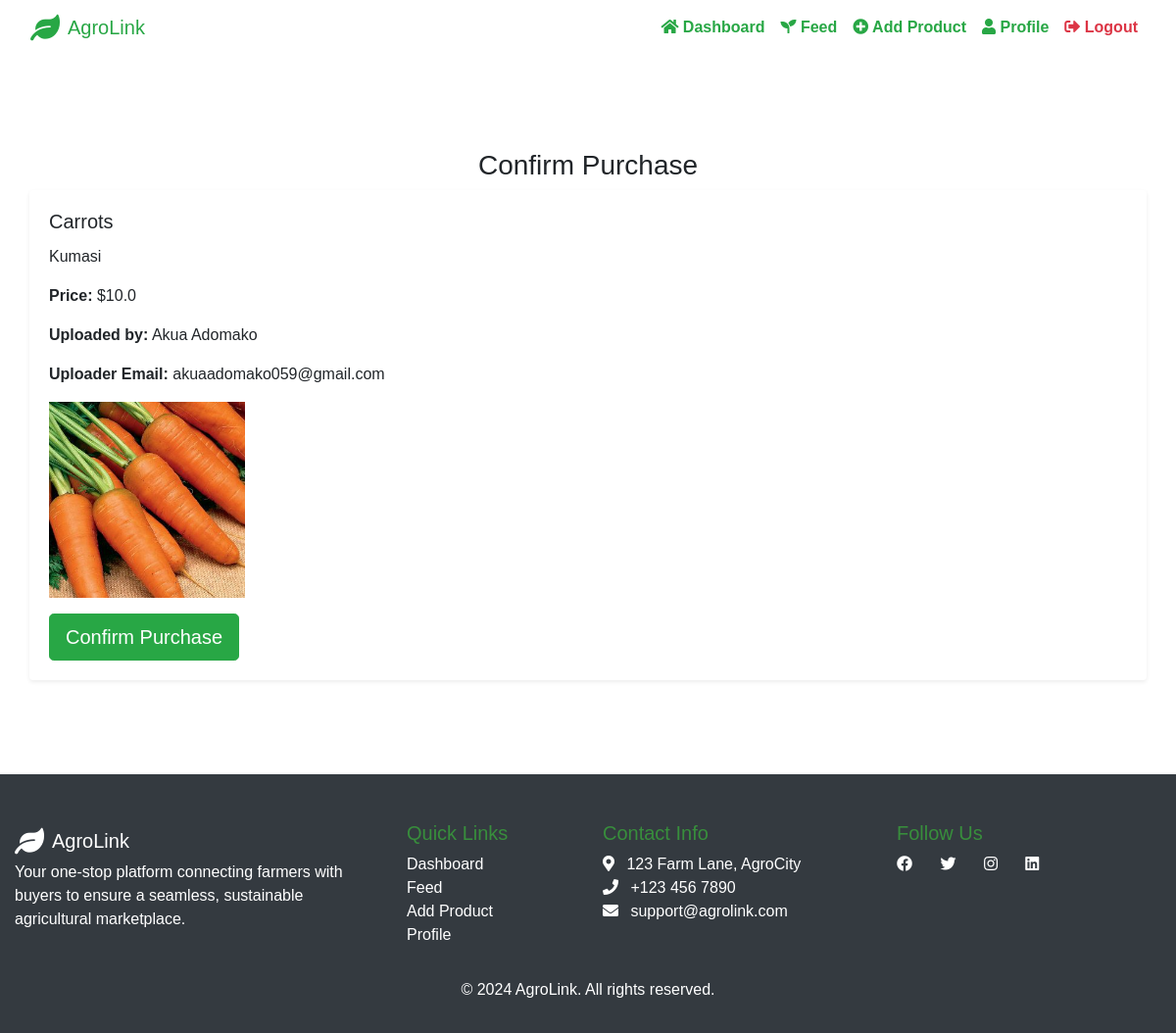
/buy/1, run on the app's committed database.
### tables this page shows
CREATE TABLE products (
                            id INTEGER PRIMARY KEY AUTOINCREMENT,
                            name TEXT NOT NULL,
                            description TEXT NOT NULL,
                            price REAL NOT NULL,
                            added_by TEXT NOT NULL,
                            image_filename TEXT,
                            created_at TIMESTAMP DEFAULT CURRENT_TIMESTAMP
                        );

CREATE TABLE users (
                            id INTEGER PRIMARY KEY AUTOINCREMENT,
                            full_name TEXT NOT NULL,
                            email TEXT NOT NULL UNIQUE,
                            password TEXT NOT NULL,
                            created_at TIMESTAMP DEFAULT CURRENT_TIMESTAMP
                        );

### app.py (the view)
@app.route('/buy/<int:product_id>', methods=['GET', 'POST'])
def buy_product(product_id):
    conn = get_db_connection()
    product = conn.execute('SELECT p.id, p.name, p.description, p.price, p.image_filename, p.added_by, u.full_name, u.email '
                            'FROM products p JOIN users u ON p.added_by = u.email WHERE p.id = ?',
                            (product_id,)).fetchone()
    if not product:
        conn.close()
        flash('Product not found', 'danger')
        return redirect(url_for('feed'))
    if request.method == 'POST':
        uploader_email = product['email']
        conn.close()
        return redirect(f"mailto:{uploader_email}")
    conn.close()
    return render_template('buy.html', product=product, form=FlaskForm())

### app.py (called while the page is built)
def get_db_connection():
    try:
        conn = sqlite3.connect('users.db')
        conn.row_factory = sqlite3.Row
        return conn
    except sqlite3.Error as e:
        print(f"Database connection error: {e}")
        return None

### templates/buy.html (shortened to what this page needs)
{% extends "base_logged_in.html" %}
{% block content %}
<section id="buy-confirmation" class="py-5">
    <div class="container">
        <h3 class="text-center">Confirm Purchase</h3>
        <div class="card shadow-sm border-0">
            <div class="card-body">
                <h5 class="card-title">{{ product['name'] }}</h5>
                <p class="card-text">{{ product['description'] }}</p>
                <p class="card-text"><strong>Price:</strong> ${{ product['price'] }}</p>
                <p class="card-text"><strong>Uploaded by:</strong> {{ product['full_name'] }}</p>
                <p class="card-text"><strong>Uploader Email:</strong> {{ product['email'] }}</p>
                <img src="{{ url_for('uploaded_file', filename=product['image_filename']) }}" alt="{{ product['name'] }}" class="uploaded-image image-fluid" width="200" height="200">
                <form method="POST" action="{{ url_for('buy_product', product_id=product['id']) }}">
                    <button type="submit" class="btn btn-success btn-lg mt-3">Confirm Purchase</button>
                </form>
            </div>
        </div>
    </div>
</section>
{% endblock %}

### static/styles.css (style rules this page uses)
body { font-family: 'Arial', sans-serif; }
.container { max-width: 1200px; }
.uploaded-image { object-fit: cover; }

### data on the page
products: name "Carrots", description "Kumasi", price "10.0", image_filename (picture)
users: full_name "Akua Adomako", email "akuaadomako059@gmail.com"
